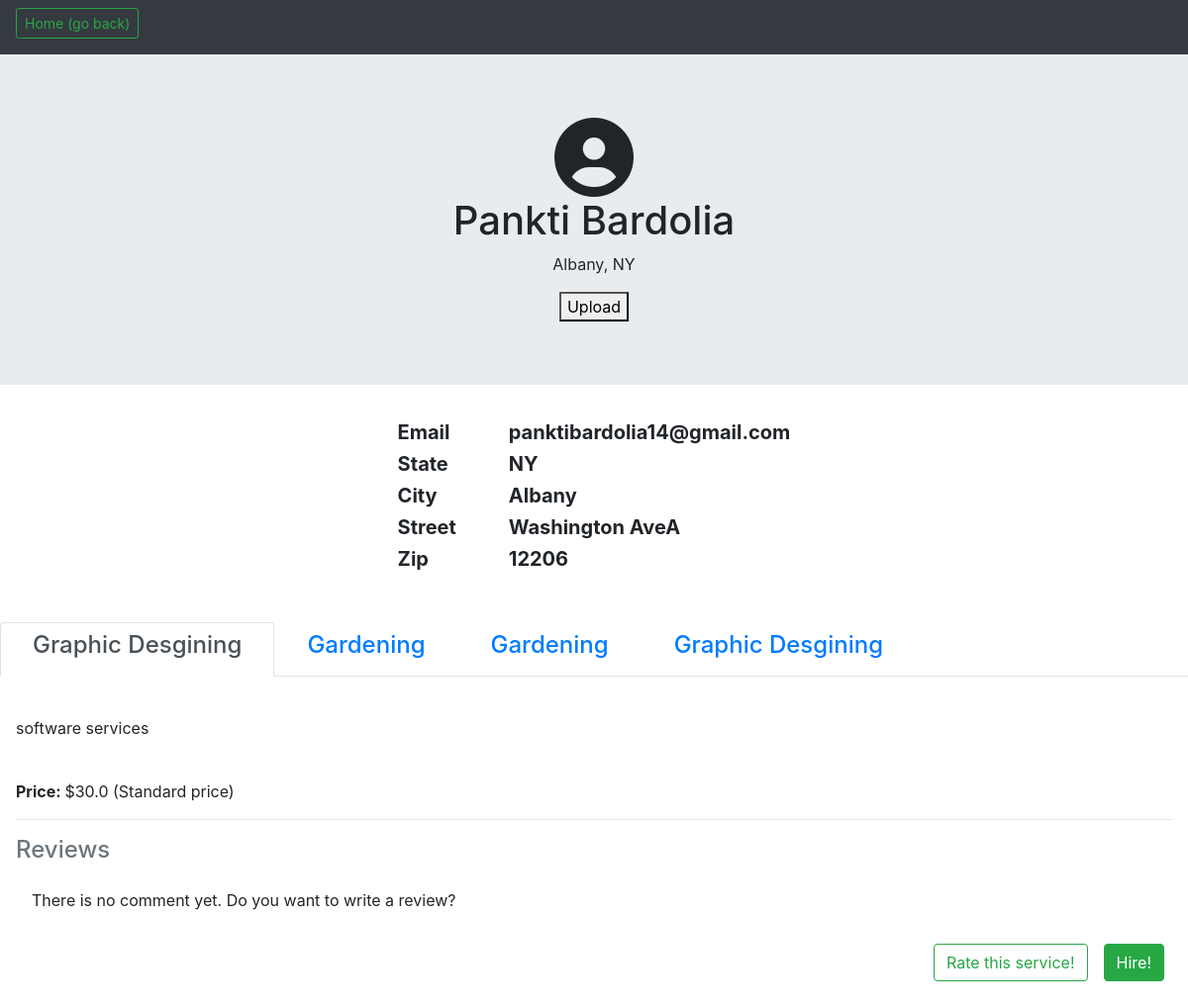
The page /RateMyServices/professional_profile/3/ on the database its author committed.
### RateMyServices/models.py (models this page shows, shortened)
class ProfessionalUser(models.Model):
	generalUserID = models.ForeignKey(User, on_delete=models.CASCADE)
	title = models.CharField(max_length=30, default='')
	description = models.CharField(max_length=200, default='')
	avg_rating = models.FloatField(default=0.0)

class Service(models.Model):
	service = models.CharField(max_length=30)
	provider = models.ForeignKey(ProfessionalUser, on_delete=models.CASCADE)
	rate = models.FloatField()
	avg_rating = models.FloatField(default=0.0)
	description = models.CharField(max_length=200, default='')
	isHour = models.BooleanField(default=False)

### accounts/models.py (models this page shows, shortened)
class User(AbstractBaseUser):
    email   = models.EmailField(max_length=255,unique=True)
    active  = models.BooleanField(default=True)
    staff   = models.BooleanField(default=False) # a admin user; non super-user
    admin   = models.BooleanField(default=False) # a superuser
    first_name  = models.CharField(max_length=30,null=True,blank=False)
    last_name   = models.CharField(max_length=30,null=True,blank=False)
    professional = models.BooleanField(default=False)
    state       = models.CharField(max_length=30,null=True,blank=False)
    city        = models.CharField(max_length=30,null=True,blank=False)
    zips        = models.CharField(max_length=5,null=True,blank=False)
    street      = models.CharField(max_length=100,null=True,blank=False)
    phone       = models.CharField(max_length=12,null=True,blank=False)
    USERNAME_FIELD = 'email'
    REQUIRED_FIELDS = ['first_name','last_name'] # Email & Password are required by default.
    objects = UserManager()

### RateMyServices/views.py (the view)
# urls.py: path('professional_profile/<int:professionaluser_id>/', views.professional_profile, name='professional_profile'),
def professional_profile(request, professionaluser_id, editable=False):
	pUser = get_object_or_404(ProfessionalUser, id=professionaluser_id)
	nonEmptyReviewList = [] #a collection of nonempty review list for the professional user
	for i in pUser.service_set.all():
		tempList =[] #a list of nonempty review object for a single service
		for j in i.rating_set.exclude(description=''):
			tempList.append(j)
		nonEmptyReviewList.append(tempList)
	finalList = zip(pUser.service_set.all(),nonEmptyReviewList)
	context = {
		'pUser': pUser,
		'editable': editable,
		'serviceWithReviews': finalList,
	}
	return render(request, 'RateMyServices/professional_profile.html', context)

### RateMyServices/templates/RateMyServices/professional_profile.html (shortened to what this page needs)
<!DOCTYPE html>
<html>
	<head>
		{% load static %}
		<link rel="stylesheet" href="https://stackpath.bootstrapcdn.com/bootstrap/4.3.1/css/bootstrap.min.css">
		<link rel="stylesheet" href="path/to/font-awesome/css/font-awesome.min.css">
        <link rel="stylesheet" type="text/css" href="{% static 'RateMyServices/css/style.css' %}">
		<link rel="stylesheet" type="text/css" href="{% static 'RateMyServices/css/general_profile.css' %}">
	</head>
	<body>
		<div class="navbar navbar-expand-md navbar-dark bg-dark sticky-top ">
			<h6><a href="/" class="btn btn-outline-success btn-sm text-docration-none">Home (go back)</a></h6>
		</div>
		<div class="jumbotron jumbotron-fluid text-center">
			<div>
				<i class="fa fa-user-circle fa-5x"></i>
			</div>
			<h1>{{ pUser.generalUserID.first_name }} {{ pUser.generalUserID.last_name }}</h1>
			<p>{{ pUser.generalUserID.city }}, {{ pUser.generalUserID.state }}</p>
			<div>
				<form method="post" enctype="multipart/form-data">
					<button type="submit">Upload</button>
				  </form>
			</div>
		</div>
		<div style="align-content: center">
			<table cellspacing="20" align="center" style="font-size: 20px">
				<tr style="padding: 30px">
				  <th>Email</th>
				  <th>{{ pUser.generalUserID.email }}</th>
				</tr>
				<tr style="padding: 30px">
					<th style="padding-right: 60px">State</th>
					<th>{{ pUser.generalUserID.state }}</th>
				</tr>
				<tr style="padding: 30px">
					<th>City</th>
					<th>{{ pUser.generalUserID.city }}</th>
				</tr>
				<tr style="padding: 30px">
					<th>Street</th>
					<th>{{ pUser.generalUserID.street }}</th>
				</tr>
				<tr style="padding: 30px">
					<th>Zip</th>
					<th>{{ pUser.generalUserID.zips }}</th>
				</tr>
			</table>
        </div>
        <div class="mt-5">
			{% include "RateMyServices/pp_service_block.html" %}
	</body>
</html>

### RateMyServices/templates/RateMyServices/pp_service_block.html (shortened to what this page needs)
<nav>
    <div class="nav nav-tabs" id="nav-tab" role="tablist">
    {% for i in pUser.service_set.all %}
        <a class="nav-item nav-link {% if not forloop.counter0 %} active {% endif %}"
            id="nav-{{forloop.counter0}}-tab" href="#nav-{{forloop.counter0}}" data-toggle="tab" role="tab" aria-controls="nav-{{forloop.counter0}}"
            aria-selected="{% if not forloop.counter0 %}true {% else %} false {% endif %}"
            ><h4 class="px-3">{{i.service}}</h4>
        </a>
    {% endfor %}
    </div>
</nav>
<div class="tab-content" id="nav-tabContent">
    {% for i in serviceWithReviews %}
        <div class="tab-pane fade {% if not forloop.counter0 %}show active{% endif %} p-3"
            id="nav-{{forloop.counter0}}" role="tabpanel" aria-labelledby="nav-{{forloop.counter0}}-tab">
            <div class="py-4">
                <p>
                    {{i.0.description}}
                </p>
            </div>
            <div class="">
                <p> <strong> Price: </strong>${{i.0.rate}} {% if i.0.isHour %} /hr {% else %} (Standard price) {% endif %}</p>
            </div>
            <hr>
            <h4 class="text-muted">Reviews</h4>
            {% if i.1|length %}
                {% for j in i.1 %}
                    <div class="media p-3">
                        <div class="d-flex flex-column" style="width: 100px;">
                            <div class="mx-auto"><i class="fa fa-user-circle fa-3x"></i></div>
                            <div><p class="text-center"> <small>{{j.rater.first_name}} {{j.rater.last_name}} </small></p></div>
                        </div>
                        <div class="media-body pl-3">
                            <p>{{j.description}}</p>
                            <p>{{j.rating}}</p>
                            {% if j.verified %}
                            <p>*</p>
                            {% endif %}
                        </div>
                    </div>
                    <hr>
                {% endfor %}
            {% else %}
                <div class="p-3">
                    <p>There is no comment yet. Do you want to write a review?</p>
                </div>
            {% endif %}
            {% if request.user.id != pUser.generalUserID.id%}
            <div class="d-flex float-right pb-3">
                <button type="button" class="btn btn-outline-success mx-2" data-toggle="modal" data-target="#giverateModal{{forloop.counter0}}">Rate this service!</button>
                <button type="button" class="btn btn-success mx-2" data-toggle="modal" data-target="#hireModal{{forloop.counter0}}">Hire!</button>
            </div>
            </div>
            {% endif %}
        </div>
    {% endfor %}

### RateMyServices/static/RateMyServices/css/style.css (style rules this page uses)
body { background: white url("images/background.gif") no-repeat; }

### rows shown on the page
ProfessionalUser: generalUserID.first_name "Pankti", generalUserID.last_name "Bardolia", generalUserID.city "Albany", generalUserID.state "NY", generalUserID.email "panktibardolia14@gmail.com", generalUserID.street "Washington AveA", generalUserID.zips "12206"
Service: service "Graphic Desgining", description "software services", rate "30.0", isHour "(Standard price)"
Service: service "Gardening"
Service: service "Gardening"
Service: service "Graphic Desgining"
